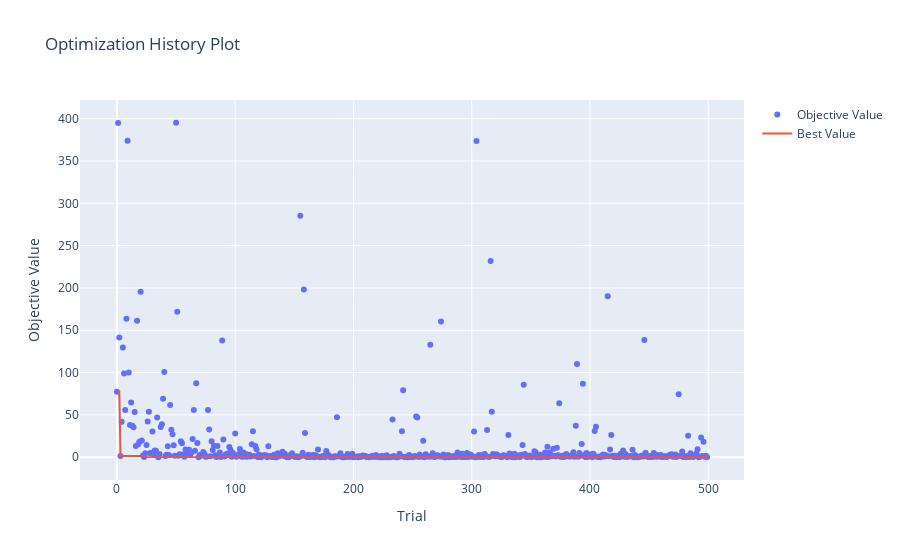

The cell this chart's notebook holds for it:
### Code cell
vis.plot_optimization_history(study).show()

### Figure 1 — Plotly figure (JSON) as saved in the notebook; plotly's stock layout.template omitted (floating-point values rounded to 4 significant figures; data arrays with more than 128 entries replaced by an {"elided": "..."} marker saying what was removed)
{"data": [{"mode": "markers", "name": "Objective Value", "type": "scatter", "x": {"elided": "500 int values"}, "y": {"elided": "500 float values"}}, {"mode": "lines", "name": "Best Value", "type": "scatter", "x": {"elided": "500 int values"}, "y": {"elided": "500 float values"}}, {"marker": {"color": "#cccccc"}, "mode": "markers", "name": "Infeasible Trial", "showlegend": false, "type": "scatter", "x": [], "y": []}], "layout": {"title": {"text": "Optimization History Plot"}, "xaxis": {"title": {"text": "Trial"}}, "yaxis": {"title": {"text": "Objective Value"}}}}
